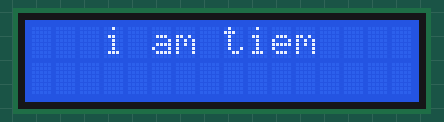
A sketch run on a simulated Arduino Uno, built with avr-gcc and run on an emulated ATmega328P. Parts: 16×2 character LCD.

Above: at 0.1 s.
At 1.1 s:
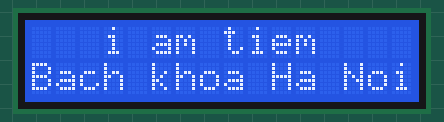

The sketch:

lcd.ino
```cpp
#include <LiquidCrystal.h>
LiquidCrystal lcd(12,11,5,4,3,2);
void setup() {

 lcd.begin(16,2);
 //lcd.print("helo");
}

void loop() {
lcd.setCursor(3,0);
lcd.print("i am tiem");
delay(1000);
lcd.setCursor(0,1);
lcd.print("Bach khoa Ha Noi");
delay(1000);
}
```
